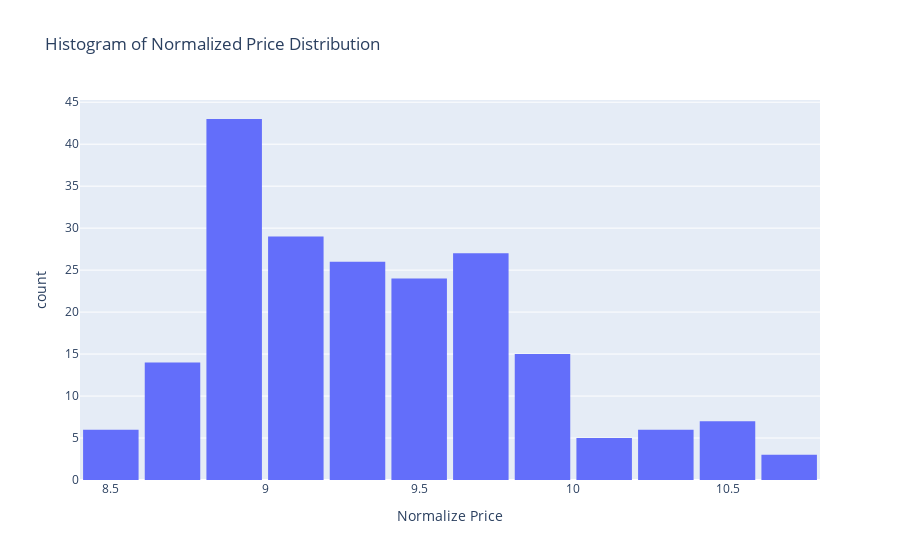

Notebook cell for this chart:
### Markdown cell above
### Normalize price

### Code cell
# histogram for the 'price' variable
fig = px.histogram(df, x='log_price', nbins=20, title='Histogram of Normalized Price Distribution', labels={'log_price': 'Normalize Price'})
fig.update_layout(bargap=0.1)
fig.show()

### Figure 1 — Plotly figure (JSON) as saved in the notebook; plotly's stock layout.template omitted (floating-point values rounded to 4 significant figures; data arrays with more than 128 entries replaced by an {"elided": "..."} marker saying what was removed)
{"data": [{"alignmentgroup": "True", "bingroup": "x", "hovertemplate": "Normalize Price=%{x}<br>count=%{y}<extra></extra>", "legendgroup": "", "marker": {"color": "#636efa", "pattern": {"shape": ""}}, "name": "", "nbinsx": 20, "offsetgroup": "", "orientation": "v", "showlegend": false, "type": "histogram", "x": {"elided": "205 float values"}, "xaxis": "x", "yaxis": "y"}], "layout": {"autosize": true, "bargap": 0.1, "barmode": "relative", "legend": {"tracegroupgap": 0}, "title": {"text": "Histogram of Normalized Price Distribution"}, "xaxis": {"anchor": "y", "autorange": true, "domain": [0, 1], "range": [8.4, 10.8], "title": {"text": "Normalize Price"}, "type": "linear"}, "yaxis": {"anchor": "x", "autorange": true, "domain": [0, 1], "range": [0, 45.26], "title": {"text": "count"}}}}
